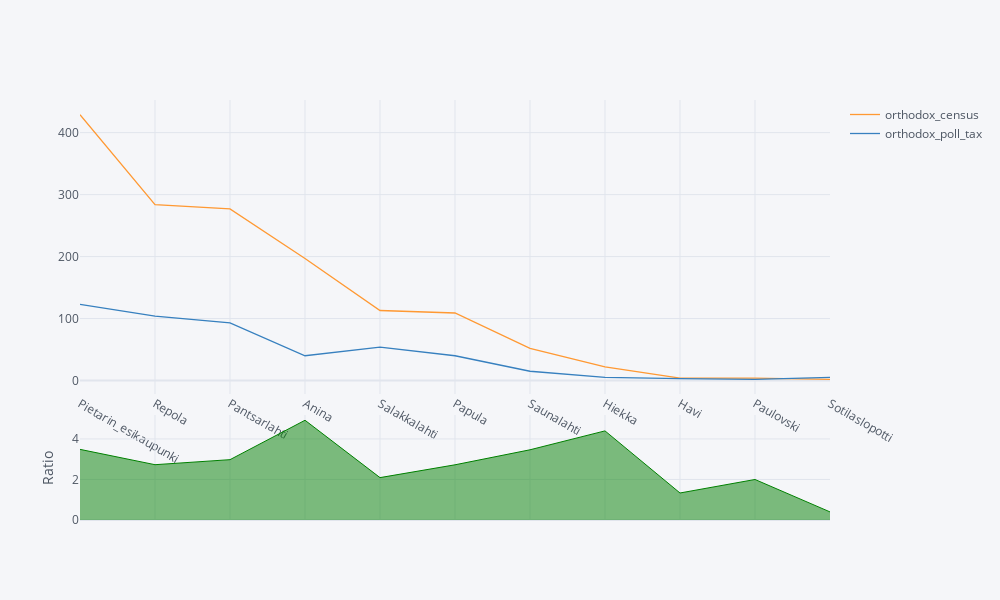

The notebook cell saved with this chart:
### Code cell
districts[[
    'orthodox_census',
    'orthodox_poll_tax',
]].drop(index=['Valli', 'P_Annan_kruunu', 'Viipurin_esikaupunki']).sort_values(
    by='orthodox_census', ascending=False).iplot(
    # title="Ortodoksien lukumäärä väestönlaskennassa verrattuna henkikirjaan (pl. suuret kasarmialueet)",
    kind="ratio",
    dimensions=(1000,600),
)

### Figure 1 — Plotly figure (JSON) as saved in the notebook; plotly's stock layout.template omitted (floating-point values rounded to 4 significant figures)
{"data": [{"line": {"color": "rgba(255, 153, 51, 1.0)", "dash": "solid", "shape": "linear", "width": 1.3}, "mode": "lines", "name": "orthodox_census", "text": "", "x": ["Pietarin_esikaupunki", "Repola", "Pantsarlahti", "Anina", "Salakkalahti", "Papula", "Saunalahti", "Hiekka", "Havi", "Paulovski", "Sotilaslopotti"], "y": [429, 284, 277, 197, 113, 109, 52, 22, 4, 4, 2], "type": "scatter"}, {"line": {"color": "rgba(55, 128, 191, 1.0)", "dash": "solid", "shape": "linear", "width": 1.3}, "mode": "lines", "name": "orthodox_poll_tax", "text": "", "x": ["Pietarin_esikaupunki", "Repola", "Pantsarlahti", "Anina", "Salakkalahti", "Papula", "Saunalahti", "Hiekka", "Havi", "Paulovski", "Sotilaslopotti"], "y": [123, 104, 93, 40, 54, 40, 15, 5, 3, 2, 5], "type": "scatter"}, {"connectgaps": false, "fill": "tozeroy", "line": {"color": "rgba(0, 128, 0, 1.0)", "dash": "solid", "shape": "linear", "width": 1}, "mode": "lines", "name": "Ratio", "showlegend": false, "x": ["Pietarin_esikaupunki", "Repola", "Pantsarlahti", "Anina", "Salakkalahti", "Papula", "Saunalahti", "Hiekka", "Havi", "Paulovski", "Sotilaslopotti"], "xaxis": "x2", "y": [3.488, 2.731, 2.978, 4.925, 2.093, 2.725, 3.467, 4.4, 1.333, 2.0, 0.4], "yaxis": "y2", "type": "scatter"}], "layout": {"height": 600, "hovermode": "x", "legend": {"bgcolor": "#F5F6F9", "font": {"color": "#4D5663"}}, "paper_bgcolor": "#F5F6F9", "plot_bgcolor": "#F5F6F9", "title": {"font": {"color": "#4D5663"}}, "width": 1000, "xaxis": {"gridcolor": "#E1E5ED", "showgrid": true, "tickfont": {"color": "#4D5663"}, "title": {"font": {"color": "#4D5663"}, "text": ""}, "zerolinecolor": "#E1E5ED"}, "yaxis": {"domain": [0.3, 1], "gridcolor": "#E1E5ED", "showgrid": true, "tickfont": {"color": "#4D5663"}, "title": {"font": {"color": "#4D5663"}, "text": ""}, "zerolinecolor": "#E1E5ED"}, "yaxis2": {"domain": [0, 0.25], "gridcolor": "#E1E5ED", "showgrid": true, "tickfont": {"color": "#4D5663"}, "title": {"font": {"color": "#4D5663"}, "text": "Ratio"}, "zerolinecolor": "#E1E5ED"}, "xaxis2": {"anchor": "y2", "gridcolor": "#E1E5ED", "showgrid": true, "showticklabels": false, "tickfont": {"color": "#4D5663"}, "title": {"font": {"color": "#4D5663"}, "text": ""}, "zerolinecolor": "#E1E5ED"}}}
